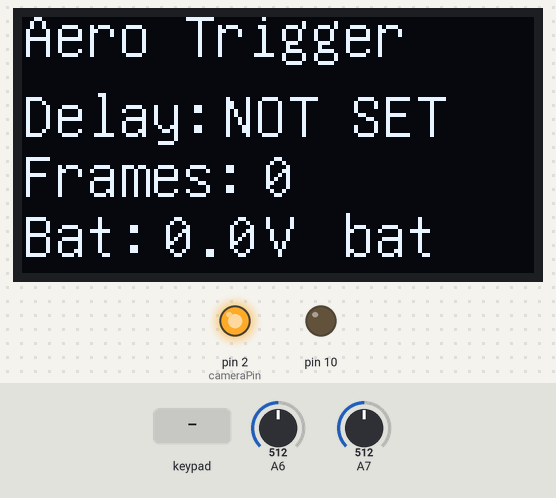
This sketch was run on a simulated Arduino Nano, built with avr-gcc and run on an emulated ATmega328P. Parts: 128×64 one-colour display, output pins drawn as LEDs (lit = HIGH). The inputs (shaded band) are chosen by the test bench; at power-on: A6 = 512, A7 = 512.

Above: at 1.2 s.
1.3 s: keypad keys 8 3 4 6 pressed 0.4 s apart
At 4.6 s:
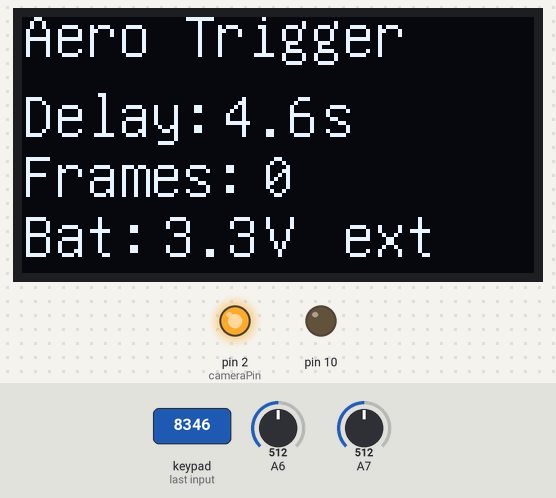
5.1 s: A6 set to 537
7.2 s: A6 set to 569
At 9.0 s:
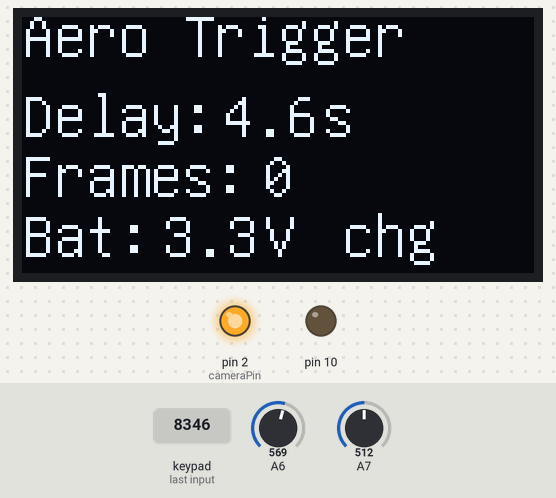
9.5 s: A6 set to 122
At 11.2 s:
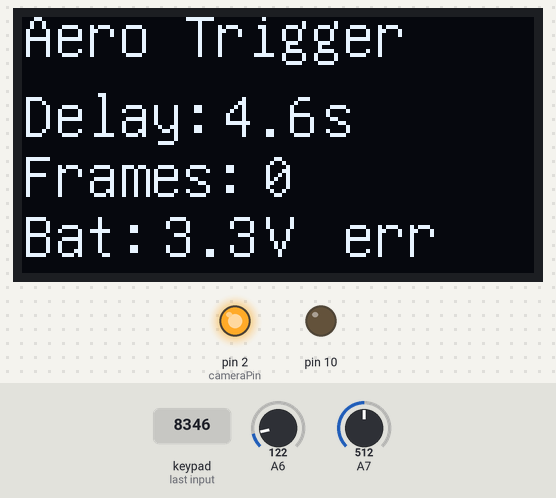
11.5 s: A7 set to 0
At 13.1 s:
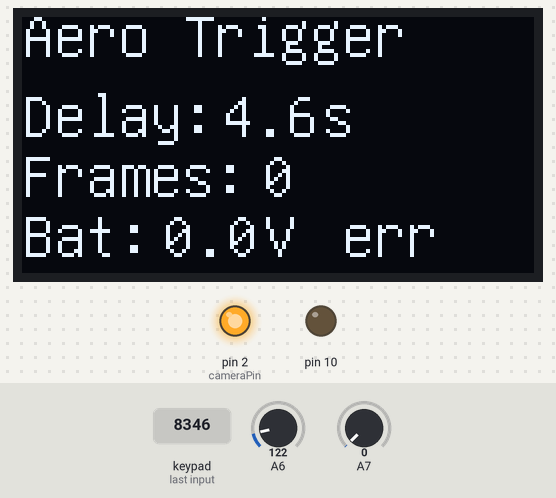
13.5 s: key '1' pressed
At 14.9 s:
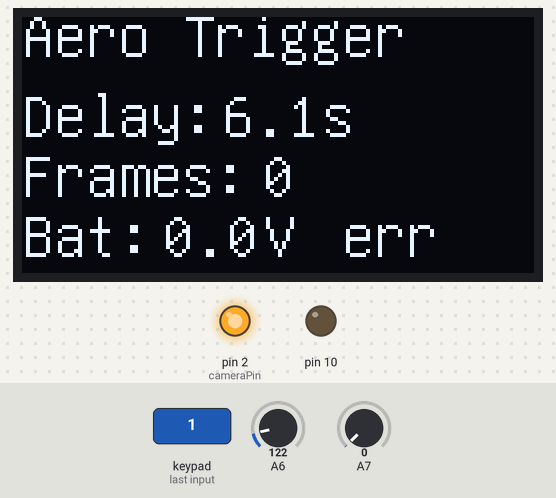
Timing chart, 0 to 16.4 s (numbered marks = the images above; inputs shaded):
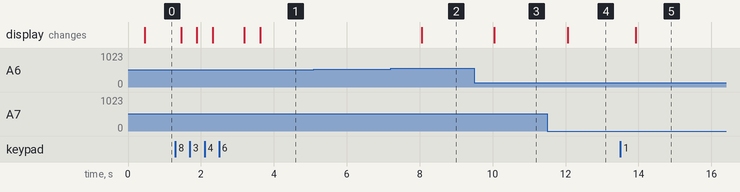

The sketch:

CameraTrigger.ino
```cpp
/*
 Camera Trigger

 Triggers camera using remote cord port by pulling output low.
 OLED - Output frame count
 Keypad - Set Speed

 */
#include <Keypad.h>
#include <U8glib.h>
#include <TimerOne.h>


const byte ROWS = 4; //four rows
const byte COLS = 3; //three columns
char keys[ROWS][COLS] = {
  {'1','2','3'},
  {'4','5','6'},
  {'7','8','9'},
  {'*','0','#'}
};

byte rowPins[ROWS] = {8, 3, 4, 6}; // connect to the row pinouts of the keypad
byte colPins[COLS] = {7, 9, 5}; // connect to the column pinouts of the keypad

Keypad keypad = Keypad( makeKeymap(keys), rowPins, colPins, ROWS, COLS );


U8GLIB_SSD1306_128X64 u8g(U8G_I2C_OPT_NO_ACK);	// Display which does not send AC

// constants won't change. Used here to
// set pin numbers:
const int cameraPin = 2;   //Camera toggling pin
int camState = LOW;

//Changing frame counter set by interrupt
volatile unsigned long frameCount = 0;        // Keep track of frames triggered
//Camera triggering settings
volatile boolean triggering = false;
volatile float cam_delay = 0.9f; // half of camera delay used for creating edge trigger

//Live battery voltage monitor
volatile float voltage;
const char CH_status_print[][4]=
{
  "bat","chg","ext","err"
};
volatile unsigned char CHstatus;
unsigned long previousMillis = 0;        // will store last time battery was checked
const long interval = 1000;

bool redraw = true;


void Screen_setup() {
  // assign default color value
  if ( u8g.getMode() == U8G_MODE_R3G3B2 ) {
    u8g.setColorIndex(255);     // white
  }
  else if ( u8g.getMode() == U8G_MODE_GRAY2BIT ) {
    u8g.setColorIndex(3);         // max intensity
  }
  else if ( u8g.getMode() == U8G_MODE_BW ) {
    u8g.setColorIndex(1);         // pixel on
  }
  else if ( u8g.getMode() == U8G_MODE_HICOLOR ) {
    u8g.setHiColorByRGB(255,255,255);
  }
}

void setup()
{
  Serial.begin(57600);
  analogReference(INTERNAL);
  Screen_setup();
  // make sure that the default chip select pin is set to
  // output, even if you don't use it:
  pinMode(10, OUTPUT);

  //Set Camera pin to output mode and HIGH
  pinMode(cameraPin,OUTPUT);
  digitalWrite(cameraPin,HIGH);

  Timer1.initialize(cam_delay*50000l);
  Timer1.attachInterrupt(triggerCam);

  keypad.addEventListener(keypadEvent); // Add an event listener for this keypad
}

void loop()
{
  int BatteryValue;
  //Draw on screen
  // picture loop
  if (redraw){
      u8g.firstPage();
      do {
        draw();
      } while( u8g.nextPage() );
      redraw = false;  //Clear flag to redraw
  }

  // Scan for keys
  char key = keypad.getKey();

  if (key){
    redraw=true;
  }

  unsigned long currentMillis = millis();
  if (currentMillis - previousMillis >= interval) {
    //Save the battery update time
    previousMillis = currentMillis;
    BatteryValue = analogRead(A7);
    voltage = BatteryValue * (1.1 / 1024)* (10+2)/2;  //Voltage devider
    CHstatus = read_charge_status();//read the charge status
    redraw = true;
  }
}

void triggerCam()
{
  if(triggering) {
    if (camState == LOW) {
      camState = HIGH;
    } else {
      camState = LOW;
      frameCount = frameCount + 1;  // increase camera frame counter
    }
    digitalWrite(cameraPin, camState);
    //Redraw screen
    redraw = true;
  }
}

void Bat_init()
{
  int BatteryValue = analogRead(A7);
  voltage = BatteryValue * (1.1 / 1024)* (10+2)/2;  //Voltage devider
  CHstatus = read_charge_status();//read the charge status
}


// Taking care of some special events.
void keypadEvent(KeypadEvent key){
    switch (keypad.getState()){
    case PRESSED:

        if (key == '#') {
            noInterrupts();
            triggering = false;
            interrupts();
            return;
        }
        if (key == '*') {
            noInterrupts();
            triggering = true;
            interrupts();
            return;
        }

        //If already triggering ignore numbers
        if(triggering) return;

        if(cam_delay < 1.0f) cam_delay = 0.0f;

        if (key == '0') {
          cam_delay = cam_delay*10;
        }
        if (key == '1') {
          cam_delay = (cam_delay*10)+1;
        }
        if (key == '2') {
          cam_delay = (cam_delay*10)+2;
        }
        if (key == '3') {
          cam_delay = (cam_delay*10)+3;
        }
        if (key == '4') {
          cam_delay = (cam_delay*10)+4;
        }
        if (key == '5') {
          cam_delay = (cam_delay*10)+5;
        }
        if (key == '6') {
          cam_delay = (cam_delay*10)+6;
        }
        if (key == '7') {
          cam_delay = (cam_delay*10)+7;
        }
        if (key == '8') {
          cam_delay = (cam_delay*10)+8;
        }
        if (key == '9') {
          cam_delay = (cam_delay*10)+9;
        }

        cam_delay = (int)(cam_delay)%100;

        //Avoid setting cam_delay to 0.0f
        if(cam_delay == 0)
        {
          cam_delay = 0.9f;
          return;
        }

        Timer1.setPeriod(cam_delay*50000l);

        break;

    case RELEASED:
        break;

    case HOLD:
        break;
    }
}

unsigned char read_charge_status(void)
{
  unsigned char CH_Status=0;
  unsigned int ADC6=analogRead(6);
  if(ADC6>900)
  {
    CH_Status = 0;//sleeping
  }
  else if(ADC6>550)
  {
    CH_Status = 1;//charging
  }
  else if(ADC6>350)
  {
    CH_Status = 2;//done
  }
  else
  {
    CH_Status = 3;//error
  }
  return CH_Status;
}

void draw(void) {
  unsigned long frameCopy;
  float delayCopy;
  float voltCopy;
  char statCopy;

  noInterrupts();
  frameCopy = frameCount;
  delayCopy = cam_delay/10.0f;
  voltCopy = voltage;
  statCopy = CHstatus;
  interrupts();
  // graphic commands to redraw the complete screen should be placed here
  u8g.setFont(u8g_font_unifont);
  //u8g.setFont(u8g_font_osb21);
  char buf[20];
  u8g.drawStr( 0, 10, F("Aero Trigger"));
  u8g.drawStr( 0, 30, F("Delay:"));
  if(cam_delay<1.0f)
  {
    u8g.drawStr( 50, 30,F("NOT SET"));
  }
  else
  {
    u8g.setPrintPos(50,30);
    u8g.print(delayCopy,1);
    u8g.drawStr( 75, 30,F("s"));
  }
  u8g.drawStr( 0, 45, F("Frames:"));
  u8g.drawStr( 60, 45,itoa(frameCopy,buf,10));

  u8g.drawStr( 0, 60, F("Bat:"));
  u8g.setPrintPos(35,60);
  u8g.print(voltCopy,1);
  u8g.drawStr( 60, 60,F("V"));
  u8g.drawStr( 80, 60, CH_status_print[statCopy]);
}
```

Measured:
- the behaviour switches between 550 and 551 on A6 (found by bisection; images 1 and 2)
- after the input at 1.3 s, the display: first differs from a run without the input after 0.58 s (image 1 shows a later state)
- after the input at 5.1 s, every drawn part: stays the same
- after the input at 7.2 s, the display: changes after 0.86 s (image 2)
- after the input at 9.5 s, the display: changes after 0.55 s (image 3)
- after the input at 11.5 s, the display: changes after 0.56 s (image 4)
- after the input at 13.5 s, the display: changes after 0.43 s (image 5)
